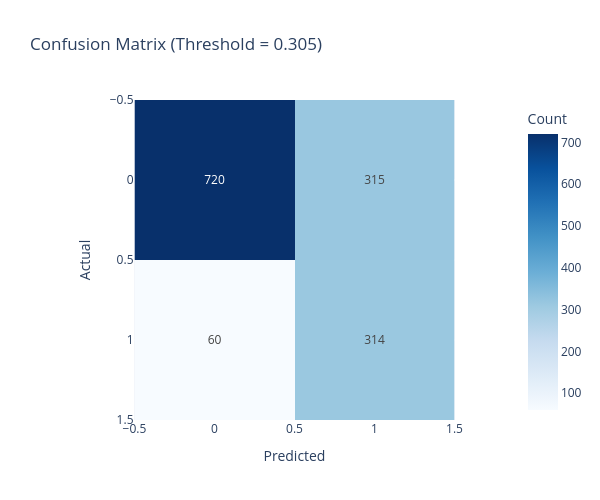
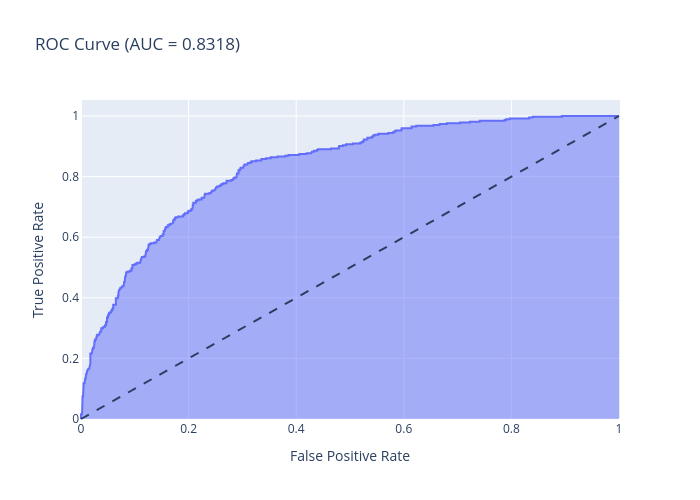

Here is the notebook cell these charts were saved with, in order:
### Code cell
# Model Evaluation + Threshold Tuning

y_pred_proba = final_model.predict_proba(X_test)[:, 1]
y_pred_default = final_model.predict(X_test)

# Метрики при стандартном пороге 0.5
print("Метрики при пороге 0.5")
print(f"Accuracy : {accuracy_score(y_test, y_pred_default):.4f}")
print(f"Precision: {precision_score(y_test, y_pred_default):.4f}")
print(f"Recall   : {recall_score(y_test, y_pred_default):.4f}")
print(f"F1-score : {f1_score(y_test, y_pred_default):.4f}")
print(f"ROC-AUC  : {roc_auc_score(y_test, y_pred_proba):.4f}\n")

# Подбор оптимального порога по F1-score
precisions, recalls, thresholds = precision_recall_curve(y_test, y_pred_proba)
f1_scores = 2 * (precisions * recalls) / (precisions + recalls + 1e-9)
optimal_idx = np.argmax(f1_scores)
optimal_threshold = thresholds[optimal_idx]

y_pred_opt = (y_pred_proba >= optimal_threshold).astype(int)

print(f"Оптимальный порог вероятности: {optimal_threshold:.4f}")
print("Метрики после подбора порога")
print(f"Accuracy : {accuracy_score(y_test, y_pred_opt):.4f}")
print(f"Precision: {precision_score(y_test, y_pred_opt):.4f}")
print(f"Recall   : {recall_score(y_test, y_pred_opt):.4f}")
print(f"F1-score : {f1_score(y_test, y_pred_opt):.4f}")
print(f"ROC-AUC  : {roc_auc_score(y_test, y_pred_proba):.4f}")

# Confusion Matrix
cm = confusion_matrix(y_test, y_pred_opt)

fig_cm = px.imshow(
    cm,
    text_auto=True,
    color_continuous_scale='Blues',
    labels=dict(x="Predicted", y="Actual", color="Count"),
    title=f"Confusion Matrix (Threshold = {optimal_threshold:.3f})"
)
fig_cm.update_layout(width=600, height=500)
fig_cm.show()

# ROC Curve
fpr, tpr, _ = roc_curve(y_test, y_pred_proba)

fig_roc = px.area(
    x=fpr, y=tpr,
    title=f'ROC Curve (AUC = {roc_auc_score(y_test, y_pred_proba):.4f})',
    labels=dict(x='False Positive Rate', y='True Positive Rate'),
    width=700,
    height=500
)
fig_roc.add_shape(type='line', line=dict(dash='dash'), x0=0, x1=1, y0=0, y1=1)
fig_roc.show()

### Figure 1 — Plotly figure (JSON) as saved in the notebook; plotly's stock layout.template omitted (floating-point values rounded to 4 significant figures)
{"data": [{"coloraxis": "coloraxis", "hovertemplate": "Predicted: %{x}<br>Actual: %{y}<br>Count: %{z}<extra></extra>", "name": "0", "texttemplate": "%{z}", "type": "heatmap", "xaxis": "x", "yaxis": "y", "z": [[720, 315], [60, 314]]}], "layout": {"coloraxis": {"colorbar": {"title": {"text": "Count"}}, "colorscale": [[0, "rgb(247,251,255)"], [0.125, "rgb(222,235,247)"], [0.25, "rgb(198,219,239)"], [0.375, "rgb(158,202,225)"], [0.5, "rgb(107,174,214)"], [0.625, "rgb(66,146,198)"], [0.75, "rgb(33,113,181)"], [0.875, "rgb(8,81,156)"], [1, "rgb(8,48,107)"]]}, "height": 500, "title": {"text": "Confusion Matrix (Threshold = 0.305)"}, "width": 600, "xaxis": {"anchor": "y", "constrain": "domain", "domain": [0, 1], "scaleanchor": "y", "title": {"text": "Predicted"}}, "yaxis": {"anchor": "x", "autorange": "reversed", "constrain": "domain", "domain": [0, 1], "title": {"text": "Actual"}}}}

### Figure 2 — Plotly figure (JSON) as saved in the notebook; plotly's stock layout.template omitted (floating-point values rounded to 4 significant figures; data arrays with more than 128 entries replaced by an {"elided": "..."} marker saying what was removed)
{"data": [{"fillpattern": {"shape": ""}, "hovertemplate": "False Positive Rate=%{x}<br>True Positive Rate=%{y}<extra></extra>", "legendgroup": "", "line": {"color": "#636efa"}, "marker": {"symbol": "circle"}, "mode": "lines", "name": "", "orientation": "v", "showlegend": false, "stackgroup": "1", "type": "scatter", "x": {"elided": "418 float values"}, "xaxis": "x", "y": {"elided": "418 float values"}, "yaxis": "y"}], "layout": {"height": 500, "legend": {"tracegroupgap": 0}, "shapes": [{"line": {"dash": "dash"}, "type": "line", "x0": 0, "x1": 1, "y0": 0, "y1": 1}], "title": {"text": "ROC Curve (AUC = 0.8318)"}, "width": 700, "xaxis": {"anchor": "y", "domain": [0, 1], "title": {"text": "False Positive Rate"}}, "yaxis": {"anchor": "x", "domain": [0, 1], "title": {"text": "True Positive Rate"}}}}
